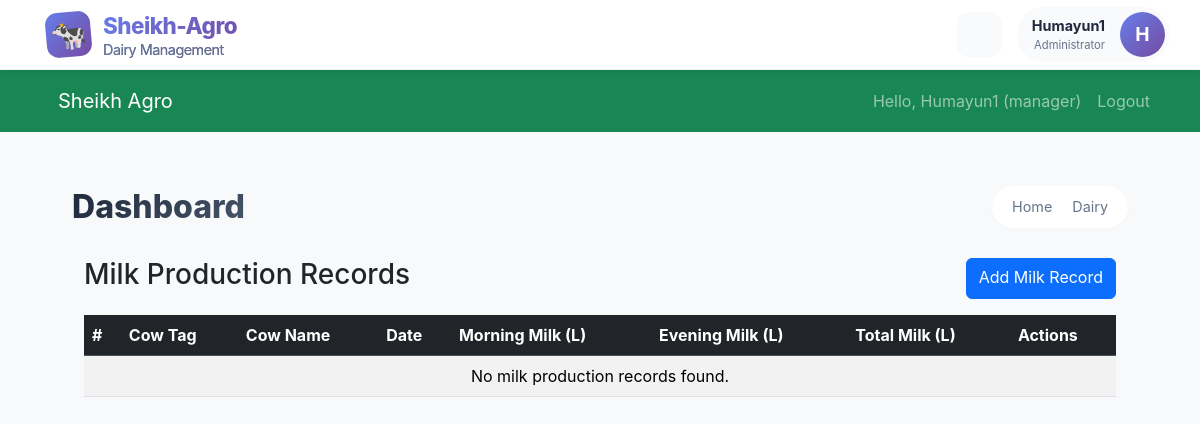
/dairy/milk/ (signed in), run on an earlier commit of the app's database.
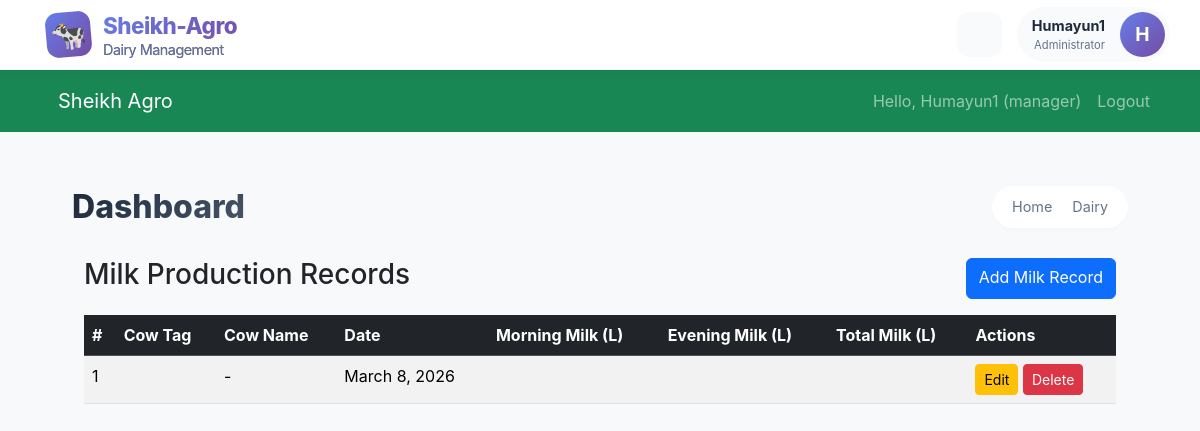
And on a later commit of the database.
### dairy/models.py (models this page shows, shortened)
class MilkRecord(models.Model):
    SESSION_CHOICES = [
        ('MORNING', 'Morning'),
        ('AFTERNOON', 'Afternoon'),
        ('EVENING', 'Evening'),
    ]
    cattle = models.ForeignKey(Cattle, on_delete=models.CASCADE, related_name='milk_records', limit_choices_to={'cattle_type__in': ['DAIRY', 'DUAL']})
    date = models.DateField(default=timezone.now)
    session = models.CharField(max_length=10, choices=SESSION_CHOICES)
    quantity = models.DecimalField(max_digits=10, decimal_places=2, help_text="Quantity in liters")
    fat_percentage = models.DecimalField(max_digits=4, decimal_places=2, null=True, blank=True, validators=[MinValueValidator(0), MaxValueValidator(100)])
    quality_notes = models.TextField(blank=True)
    temperature = models.DecimalField(max_digits=4, decimal_places=1, null=True, blank=True, help_text="Temperature in °C")
    recorded_by = models.ForeignKey(User, on_delete=models.SET_NULL, null=True)
    recorded_at = models.DateTimeField(auto_now_add=True)
    class Meta:
        ordering = ['-date', '-session']
        unique_together = ['cattle', 'date', 'session']

### dairy/views.py (the view)
# urls.py: path('milk/', views.MilkRecordListView.as_view(), name='milk_list'),
class MilkRecordListView(LoginRequiredMixin, ListView):
    model = MilkRecord
    template_name = 'dairy/milk/list.html'
    context_object_name = 'records'
    paginate_by = 30
    def get_queryset(self):
        return MilkRecord.objects.select_related('cattle', 'recorded_by').order_by('-date', '-session')
    def get_context_data(self, **kwargs):
        context = super().get_context_data(**kwargs)
        today = timezone.now().date()
        context['today_total'] = MilkRecord.objects.filter(date=today).aggregate(total=Sum('quantity'))['total'] or 0
        context['weekly_total'] = MilkRecord.objects.filter(date__gte=today - timedelta(days=7)).aggregate(total=Sum('quantity'))['total'] or 0
        context['monthly_total'] = MilkRecord.objects.filter(date__gte=today - timedelta(days=30)).aggregate(total=Sum('quantity'))['total'] or 0
        context['avg_fat'] = MilkRecord.objects.filter(date=today).aggregate(avg=Avg('fat_percentage'))['avg'] or 0
        return context

### dairy/templates/dairy/milk/list.html
{% extends "dairy/base_dairy.html" %}
{% block dairy_content %}
<div class="container mt-4">
    <div class="d-flex justify-content-between mb-3">
        <h3>Milk Production Records</h3>
        <a href="{% url 'milk_create' %}" class="btn btn-primary">Add Milk Record</a>
    </div>
    <table class="table table-striped table-hover">
        <thead class="table-dark">
            <tr>
                <th>#</th>
                <th>Cow Tag</th>
                <th>Cow Name</th>
                <th>Date</th>
                <th>Morning Milk (L)</th>
                <th>Evening Milk (L)</th>
                <th>Total Milk (L)</th>
                <th>Actions</th>
            </tr>
        </thead>
        <tbody>
            {% for record in object_list %}
            <tr>
                <td>{{ forloop.counter }}</td>
                <td>{{ record.cow.tag_number }}</td>
                <td>{{ record.cow.name|default:"-" }}</td>
                <td>{{ record.date }}</td>
                <td>{{ record.morning_milk }}</td>
                <td>{{ record.evening_milk }}</td>
                <td>{{ record.total_milk }}</td>
                <td>
                    <a href="{% url 'milk_update' record.pk %}" class="btn btn-sm btn-warning">Edit</a>
                    <a href="{% url 'milk_delete' record.pk %}" class="btn btn-sm btn-danger">Delete</a>
                </td>
            </tr>
            {% empty %}
            <tr>
                <td colspan="8" class="text-center">No milk production records found.</td>
            </tr>
            {% endfor %}
        </tbody>
    </table>
</div>
{% endblock %}

What changed in the data, as far as the page shows it:
added MilkRecord: cow.name "-", date "March 8, 2026"
Also different on the page:
text no longer shown: "No milk production records found."
